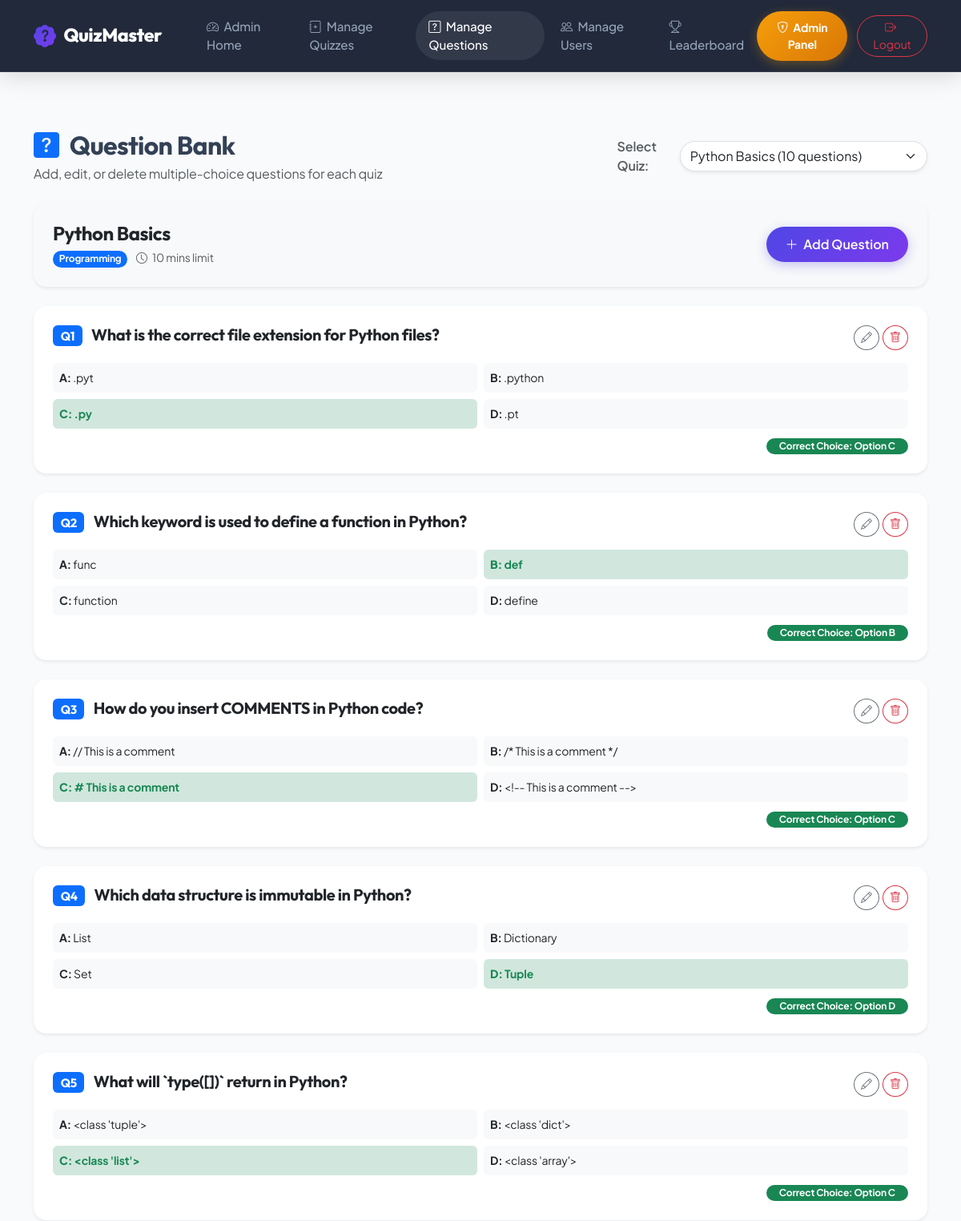
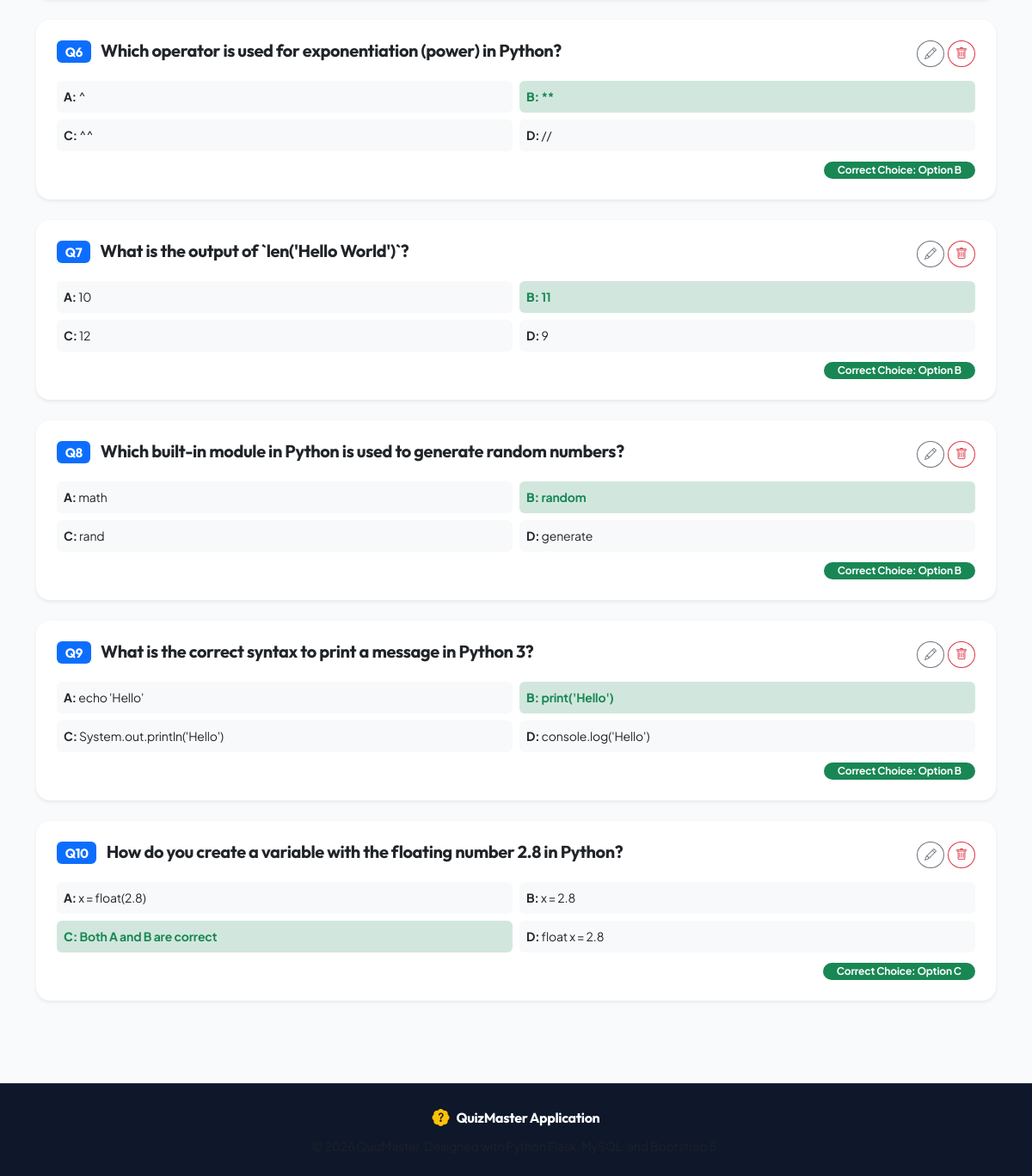
The page /admin/questions (signed in) on the database its author committed (2 pictures, top to bottom).
### models/quiz.py (models this page shows, shortened)
class Quiz(db.Model):
    __tablename__ = 'quizzes'
    quiz_id = db.Column(db.Integer, primary_key=True, autoincrement=True)
    category_id = db.Column(db.Integer, db.ForeignKey('categories.category_id', ondelete='CASCADE'), nullable=False)
    quiz_title = db.Column(db.String(150), nullable=False)
    description = db.Column(db.Text, nullable=True)
    time_limit = db.Column(db.Integer, nullable=False, default=10) # Time limit in minutes
    total_questions = db.Column(db.Integer, nullable=False, default=10)
    questions = db.relationship('Question', backref='quiz', lazy=True, cascade='all, delete-orphan')
    results = db.relationship('Result', backref='quiz', lazy=True, cascade='all, delete-orphan')

class Category(db.Model):
    __tablename__ = 'categories'
    category_id = db.Column(db.Integer, primary_key=True, autoincrement=True)
    category_name = db.Column(db.String(100), unique=True, nullable=False)
    quizzes = db.relationship('Quiz', backref='category', lazy=True, cascade='all, delete-orphan')

### models/question.py (models this page shows, shortened)
class Question(db.Model):
    __tablename__ = 'questions'
    question_id = db.Column(db.Integer, primary_key=True, autoincrement=True)
    quiz_id = db.Column(db.Integer, db.ForeignKey('quizzes.quiz_id', ondelete='CASCADE'), nullable=False)
    question = db.Column(db.Text, nullable=False)
    option_a = db.Column(db.String(255), nullable=False)
    option_b = db.Column(db.String(255), nullable=False)
    option_c = db.Column(db.String(255), nullable=False)
    option_d = db.Column(db.String(255), nullable=False)
    correct_answer = db.Column(db.String(1), nullable=False) # 'A', 'B', 'C', or 'D'

### routes/admin_routes.py (the view)
@admin_bp.route('/admin/questions')
@admin_required
def manage_questions():
    quiz_id = request.args.get('quiz_id', type=int)
    quizzes = Quiz.query.all()
    if quiz_id:
        selected_quiz = Quiz.query.get(quiz_id)
        questions = Question.query.filter_by(quiz_id=quiz_id).all()
    else:
        selected_quiz = quizzes[0] if quizzes else None
        questions = Question.query.filter_by(quiz_id=selected_quiz.quiz_id).all() if selected_quiz else []
    return render_template('manage_questions.html',
                           quizzes=quizzes,
                           selected_quiz=selected_quiz,
                           questions=questions)

### app.py (called while the page is built)
def create_app(config_class=Config):
    app = Flask(__name__)
    app.config.from_object(config_class)
    db.init_app(app)
    app.register_blueprint(auth_bp)
    app.register_blueprint(user_bp)
    app.register_blueprint(admin_bp)
    app.register_blueprint(quiz_bp)
    @app.context_processor
    def inject_now():
        from datetime import datetime
        return {'current_year': datetime.utcnow().year}
    @app.errorhandler(404)
    def page_not_found(e):
        return render_template('error.html', error_code=404, error_message="Page Not Found - The page you requested does not exist."), 404
    @app.errorhandler(500)
    def internal_server_error(e):
        return render_template('error.html', error_code=500, error_message="Internal Server Error - Something went wrong on our end."), 500
    return app

### utils/helpers.py (called while the page is built)
def admin_required(f):
    @wraps(f)
    def decorated_function(*args, **kwargs):
        if 'admin_id' not in session:
            flash('Admin access required. Please log in as Administrator.', 'danger')
            return redirect(url_for('auth.admin_login'))
        return f(*args, **kwargs)
    return decorated_function

### templates/manage_questions.html (shortened to what this page needs)
{% extends 'base.html' %}
{% block content %}
<div class="container my-5">
    <div class="d-flex flex-wrap justify-content-between align-items-center mb-4">
        <div>
            <h2 class="fw-bold mb-1"><i class="bi bi-question-square-fill text-primary me-2"></i> Question Bank</h2>
            <p class="text-muted mb-0">Add, edit, or delete multiple-choice questions for each quiz</p>
        </div>
        <div class="d-flex gap-2 align-items-center mt-3 mt-md-0">
            <label class="fw-semibold text-muted mb-0">Select Quiz:</label>
            <select class="form-select rounded-pill shadow-sm" onchange="location = this.value;">
                {% for qz in quizzes %}
                    <option value="{{ url_for('admin.manage_questions', quiz_id=qz.quiz_id) }}" {% if selected_quiz and selected_quiz.quiz_id == qz.quiz_id %}selected{% endif %}>
                        {{ qz.quiz_title }} ({{ qz.questions|length }} questions)
                    </option>
                {% endfor %}
            </select>
        </div>
    </div>
    {% if selected_quiz %}
        <div class="card border-0 shadow-sm rounded-4 p-4 mb-4 bg-light">
            <div class="d-flex justify-content-between align-items-center">
                <div>
                    <h4 class="fw-bold mb-1">{{ selected_quiz.quiz_title }}</h4>
                    <span class="badge bg-primary rounded-pill me-2">{{ selected_quiz.category.category_name }}</span>
                    <span class="text-muted small"><i class="bi bi-clock me-1"></i> {{ selected_quiz.time_limit }} mins limit</span>
                </div>
                <button class="btn btn-primary-gradient rounded-pill px-4" data-bs-toggle="modal" data-bs-target="#addQuestionModal">
                    <i class="bi bi-plus-lg me-1"></i> Add Question
                </button>
            </div>
        </div>
        <div class="row g-4">
            {% for q in questions %}
                <div class="col-12">
                    <div class="card border-0 shadow-sm rounded-4 p-4">
                        <div class="d-flex justify-content-between align-items-start mb-3">
                            <h5 class="fw-bold text-dark mb-0">
                                <span class="badge bg-primary me-2">Q{{ loop.index }}</span>
                                {{ q.question }}
                            </h5>
                            <div class="d-flex gap-1">
                                <button class="btn btn-sm btn-outline-secondary rounded-circle" data-bs-toggle="modal" data-bs-target="#editQModal{{ q.question_id }}">
                                    <i class="bi bi-pencil"></i>
                                </button>
                                <form action="{{ url_for('admin.delete_question', question_id=q.question_id) }}" method="POST" class="d-inline">
                                    <button type="submit" class="btn btn-sm btn-outline-danger confirm-delete rounded-circle">
                                        <i class="bi bi-trash"></i>
                                    </button>
                                </form>
                            </div>
                        </div>
                        <div class="row g-2 small">
                            <div class="col-md-6">
                                <div class="p-2 rounded {% if q.correct_answer == 'A' %}bg-success-subtle text-success fw-bold{% else %}bg-light{% endif %}">
                                    <strong>A:</strong> {{ q.option_a }}
                                </div>
                            </div>
                            <div class="col-md-6">
                                <div class="p-2 rounded {% if q.correct_answer == 'B' %}bg-success-subtle text-success fw-bold{% else %}bg-light{% endif %}">
                                    <strong>B:</strong> {{ q.option_b }}
                                </div>
                            </div>
                            <div class="col-md-6">
                                <div class="p-2 rounded {% if q.correct_answer == 'C' %}bg-success-subtle text-success fw-bold{% else %}bg-light{% endif %}">
                                    <strong>C:</strong> {{ q.option_c }}
                                </div>
                            </div>
                            <div class="col-md-6">
                                <div class="p-2 rounded {% if q.correct_answer == 'D' %}bg-success-subtle text-success fw-bold{% else %}bg-light{% endif %}">
                                    <strong>D:</strong> {{ q.option_d }}
                                </div>
                            </div>
                        </div>
                        <div class="mt-2 text-end">
                            <span class="badge bg-success px-3 py-1 rounded-pill">Correct Choice: Option {{ q.correct_answer }}</span>
                        </div>
                    </div>
                </div>
            {% else %}
                <div class="col-12 text-center py-5 text-muted">
                    <i class="bi bi-question-circle fs-1 d-block mb-3"></i>
                    <p>No questions found for this quiz yet. Click "Add Question" to begin!</p>
                </div>
            {% endfor %}
        </div>
    {% endif %}
</div>
{% endblock %}

### static/css/style.css (style rules this page uses)
:root { --brand-primary: #4f46e5; --brand-primary-hover: #4338ca; --brand-secondary: #06b6d4; --brand-accent: #f59e0b; --brand-dark: #0f172a; --brand-surface: #ffffff; --brand-bg: #f8fafc; --hero-gradient: linear-gradient(135deg, #0f172a 0%, #1e1b4b 50%, #312e81 100%); --card-gradient-hover: linear-gradient(135deg, rgba(79, 70, 229, 0.03) 0%, rgba(99, 102, 241, 0.08) 100%); --accent-gradient: linear-gradient(135deg, #4f46e5 0%, #7c3aed 100%); --success-gradient: linear-gradient(135deg, #10b981 0%, #059669 100%); --warning-gradient: linear-gradient(135deg, #f59e0b 0%, #d97706 100%); --shadow-sm: 0 2px 4px rgba(15, 23, 42, 0.04); --shadow-md: 0 10px 25px -5px rgba(15, 23, 42, 0.08), 0 8px 10px -6px rgba(15, 23, 42, 0.04); --shadow-lg: 0 20px 35px -10px rgba(79, 70, 229, 0.15), 0 10px 20px -5px rgba(15, 23, 42, 0.04); --shadow-glow: 0 0 25px rgba(79, 70, 229, 0.25); --radius-sm: 8px; --radius-md: 14px; --radius-lg: 20px; --radius-full: 9999px; --border-color: #e2e8f0; }
body { font-family: 'Plus Jakarta Sans', system-ui, -apple-system, sans-serif; background-color: var(--brand-bg); color: #334155; min-height: 100vh; display: flex; flex-direction: column; letter-spacing: -0.01em; -webkit-font-smoothing: antialiased; }
h1, h2, h3, h4, h5, h6, .font-heading { font-family: 'Outfit', 'Plus Jakarta Sans', sans-serif; letter-spacing: -0.02em; }
.btn-primary-gradient { background: var(--accent-gradient); color: #ffffff; border: none; font-weight: 600; padding: 10px 24px; border-radius: var(--radius-full); box-shadow: 0 4px 14px rgba(79, 70, 229, 0.3); transition: all 0.25s ease; }

### rows shown on the page
Quiz: quiz_title "Python Basics", time_limit "10"
Category: category.category_name "Programming"
Question: question "What is the correct file extension for Python files?", option_a ".pyt", option_b ".python", option_c ".py", option_d ".pt", correct_answer "C"
Question: question "Which keyword is used to define a function in Python?", option_a "func", option_b "def", option_c "function", option_d "define", correct_answer "B"
Question: question "How do you insert COMMENTS in Python code?", option_a "// This is a comment", option_b "/* This is a comment */", option_c "# This is a comment", option_d "<!-- This is a comment -->", correct_answer "C"
Question: question "Which data structure is immutable in Python?", option_a "List", option_b "Dictionary", option_c "Set", option_d "Tuple", correct_answer "D"
Question: question "What will `type([])` return in Python?", option_a "<class 'tuple'>", option_b "<class 'dict'>", option_c "<class 'list'>", option_d "<class 'array'>", correct_answer "C"
Question: question "Which operator is used for exponentiation (power) in Python?", option_a "^", option_b "**", option_c "^^", option_d "//", correct_answer "B"
Question: question "What is the output of `len('Hello World')`?", option_a "10", option_b "11", option_c "12", option_d "9", correct_answer "B"
Question: question "Which built-in module in Python is used to generate random numbers?", option_a "math", option_b "random", option_c "rand", option_d "generate", correct_answer "B"
Question: question "What is the correct syntax to print a message in Python 3?", option_a "echo 'Hello'", option_b "print('Hello')", option_c "System.out.println('Hello')", option_d "console.log('Hello')", correct_answer "B"
Question: question "How do you create a variable with the floating number 2.8 in Python?", option_a "x = float(2.8)", option_b "x = 2.8", option_c "Both A and B are correct", option_d "float x = 2.8", correct_answer "C"

### other values the page prints
form field value "Python Basics (10 questions)"
